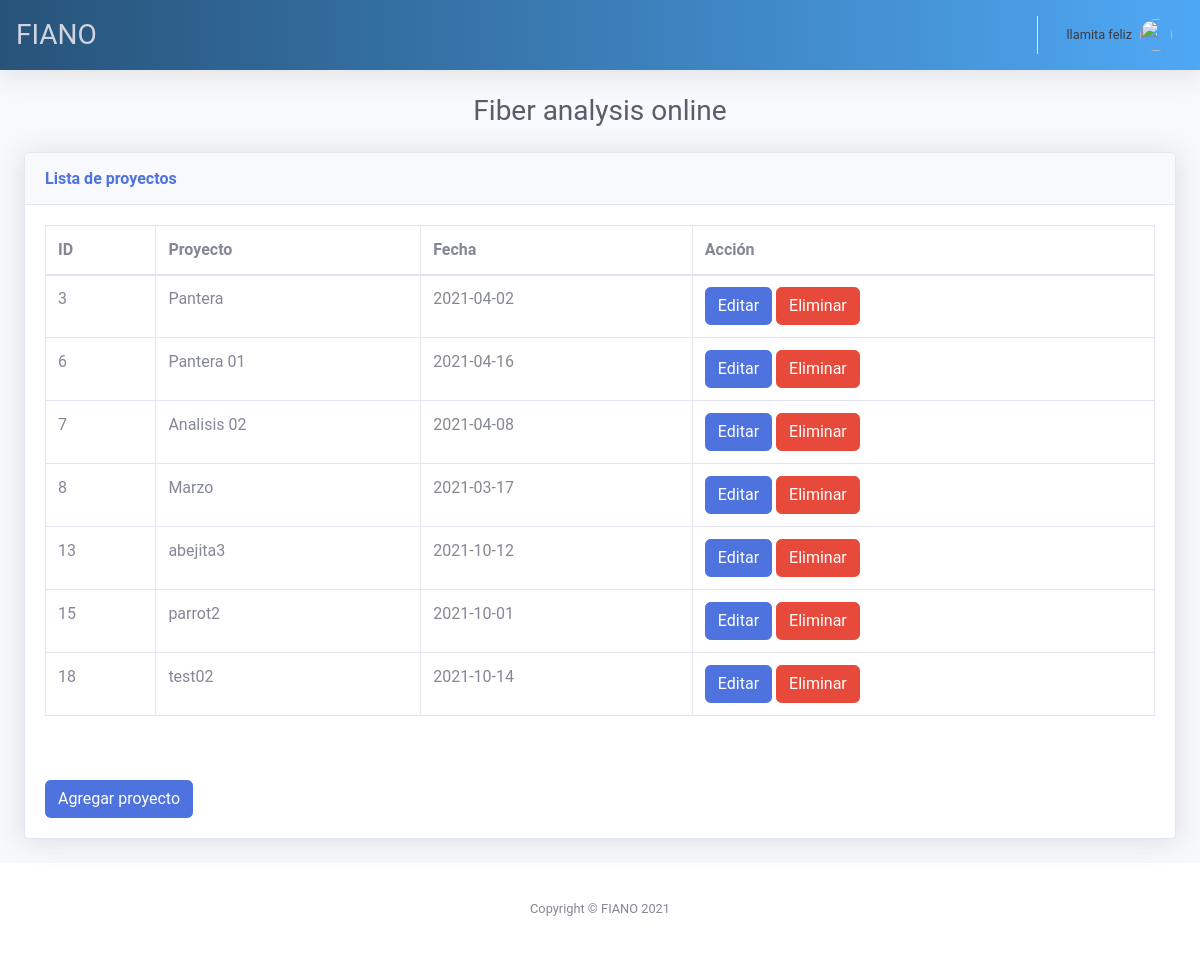
/list_projects (signed in), run on the app's committed database.
### tables this page shows
CREATE TABLE "User" (
	"idUser"	INTEGER,
	"username"	TEXT,
	"password"	TEXT,
	"first_name"	TEXT,
	"last_name"	TEXT,
	"email"	TEXT,
	PRIMARY KEY("idUser" AUTOINCREMENT)
);

CREATE TABLE "Project" (
	"idProject"	INTEGER,
	"nameproject"	TEXT,
	"dateproject"	TEXT,
	"idUser"	INTEGER,
	PRIMARY KEY("idProject" AUTOINCREMENT)
);

### main.py (the view)
@app.route("/list_projects")
def list_projects():
    if 'username' in session:
        username = session['username']
        with sql.connect("users.db") as con:
            context = dict()
            cur = con.cursor()
            cur.execute(f"select * from User where username = '{session['username']}'")
            user_data = cur.fetchall()
            context['first_name'] = user_data[0][3]
            context['last_name'] = user_data[0][4]
            context['id_user'] = user_data[0][0]
            session['IDUSER'] = user_data[0][0]
            cur.execute(f"SELECT * FROM Project where idUser = {user_data[0][0]}")
            data = cur.fetchall()
            context['data'] = data
            return render_template("project.html", **context)
    else:
        return redirect(url_for('login'))

### templates/project.html (shortened to what this page needs)
{% extends "base.html" %}
{% block content %}
<div class="container-fluid">
  <div class="d-sm-flex align-items-center justify-content-center mb-4">
    <h2 class="h3 mb-0 text-gray-800">Fiber analysis online</h2>
  </div>
  <div class="card shadow mb-4">
    <div class="card-header py-3">
      <h6 class="m-0 font-weight-bold text-primary">Lista de proyectos</h6>
    </div>
      <div class="card-body">
        <div class="table-responsive">
          <table class="table table-bordered" id="dataTable">
            <thead>
              <tr>
                <th>ID</th>
                <th>Proyecto</th>
                <th>Fecha</th>
                <th>Acción</th>
              </tr>
            </thead>
            <tbody>
              <tr>
                {% for row in data %}
                  <tr>
                    <td>{{ row[0] }}</td>
                    <td>{{ row[1] }}</td>
                    <td>{{ row[2] }}</td>
                    <td>
                      <a class="btn btn-primary" href="{{ url_for('editproject', id_project=row[0], name_project=row[1]) }}">
                        Editar
                      </a>
                      <button class="btn btn-danger">Eliminar</button>
                    </td>
                  </tr>
                {% endfor %}
              </tr>
            </tbody>
          </table>
        </div>
        <br><br>
        <button class="btn btn-primary" data-toggle="modal" data-target="#addModal">Agregar proyecto</button>
       </div>
  </div>
</div>
{% endblock %}

### templates/head.html (shortened to what this page needs)
<nav class="navbar navbar-expand navbar-light bg-white topbar mb-4 static-top shadow header">
    <h1 class="h3 mb-0 text-gray-400 justify-content-center">FIANO</h1>
    <ul class="navbar-nav ml-auto">
      <li class="nav-item dropdown no-arrow">
        <a class="nav-link dropdown-toggle" href="#" id="userDropdown" role="button" data-toggle="dropdown" aria-haspopup="true" aria-expanded="false">
          <span class="mr-2 d-none d-lg-inline text-gray-900 small">{{ first_name }} {{last_name}}</span>
          <img class="img-profile rounded-circle" src="https://source.unsplash.com/QAB-WJcbgJk/60x60">
        </a>
      </li>
  </ul>
</nav>

### static/css/main.css (style rules this page uses)
html, body { background: #fafafa; height: 100%; width: 100%; font-family: 'Roboto', sans-serif; display: flex; flex-direction: column; min-height: 100vh; }
td,th { border:white 1px solid; }
.header { background: linear-gradient(to right, #275379, #4FA8F5); }

### data on the page
User: first_name "llamita", last_name "feliz"
Project: idProject "3", nameproject "Pantera", dateproject "2021-04-02"
Project: idProject "6", nameproject "Pantera 01", dateproject "2021-04-16"
Project: idProject "7", nameproject "Analisis 02", dateproject "2021-04-08"
Project: idProject "8", nameproject "Marzo", dateproject "2021-03-17"
Project: idProject "13", nameproject "abejita3", dateproject "2021-10-12"
Project: idProject "15", nameproject "parrot2", dateproject "2021-10-01"
Project: idProject "18", nameproject "test02", dateproject "2021-10-14"
